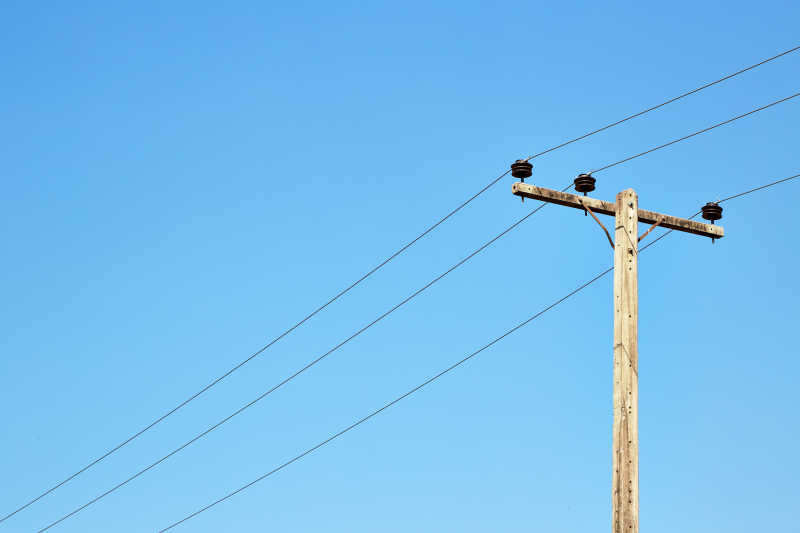
#> input picture PJ-regression/L8/学森课程-机器视觉-2-code/CV2_Code/fig/line1.jpg, 800 x 533 px
$ python houghline.py
#> lines starting #> are read from the running program, lines starting #| are printed output that depends on the picture; after the words box and inside, x2 and y2 are one past the last pixel; in counts of white or black regions, pixels touching at a corner belong together
import cv2
import numpy as np
import os
from os import path

img_dir = "./fig" # 读取图像路径
save_dir = "./result" # 保存图像路径
os.makedirs(save_dir, exist_ok="True")


image_name = "line1.jpg" # 读取图像名称，默认会同名保存到save路径中，可以按照需求自己修改
img = cv2.imread(path.join(img_dir,image_name))
#> img is the input picture: shape (533, 800, 3); mean B, G, R 238.5, 190.2, 120.2

gray = cv2.cvtColor(img, cv2.COLOR_BGR2GRAY) #将图像转换为灰度图像
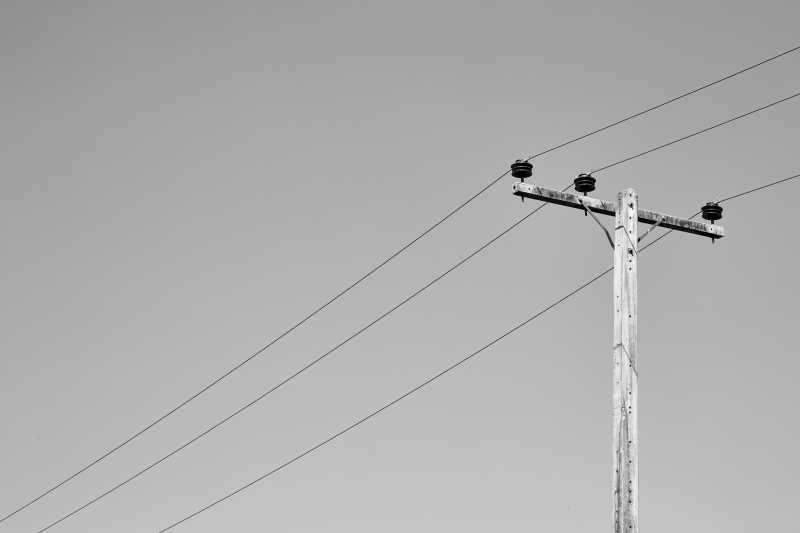
#> gray: shape (533, 800); min 0, max 252, mean 174.8
cv2.imshow("gray",gray)
cv2.waitKey(0)

image=cv2.GaussianBlur(gray,(25,25),2) #高斯滤波降噪
#cv2.imshow("gaussian",image)
cv2.waitKey(0)

edges = cv2.Canny(gray, 100, 200, apertureSize=3)  #利用Canny进行边缘检测
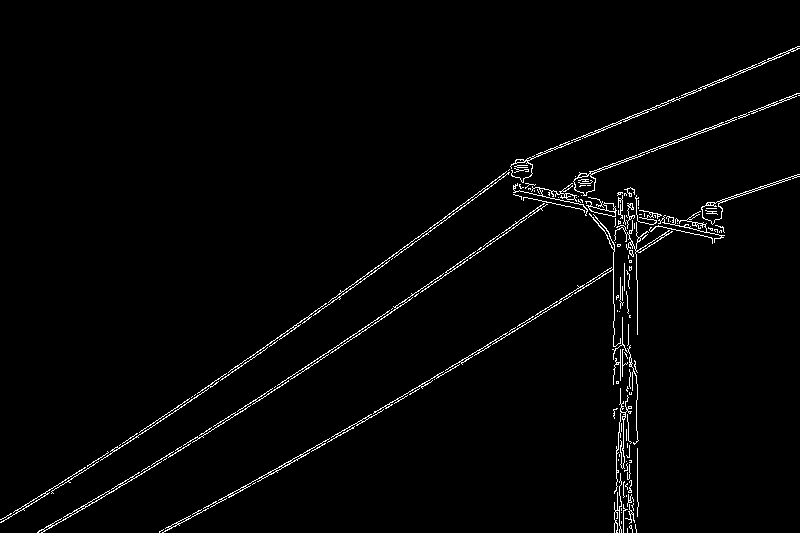
#> edges: shape (533, 800); 1.9% white in thin lines or dots
cv2.imshow("edge",edges)
cv2.waitKey(0)

#*******************************************************************************
lines = cv2.HoughLinesP(edges, 1, np.pi/180, threshold=150,  minLineLength=100, maxLineGap=10)  #自动检测可能的直线，返回的是一条条线段 x1, y1, x2, y2
#> lines = [[177, 407, 396, 253], [325, 441, 566, 296], [166, 456, 377, 319], [260, 353, 532, 156], [418, 291, 590, 171], [279, 387, 463, 263], [600, 129, 793, 48], [233, 495, 455, 367], [245, 486, 351, 425], [101, 498, 274, 390], [367, 273, 499, 177]]
#推荐取值：
#threshold:50-150
#minLineLength: n*10
#maxLineGap：n*10
#*******************************************************************************

for line in lines:
    x1, y1, x2, y2 = line[0]
    cv2.line(img, (x1, y1), (x2, y2), (0, 0, 255), 2)
#> this loop made 11 passes
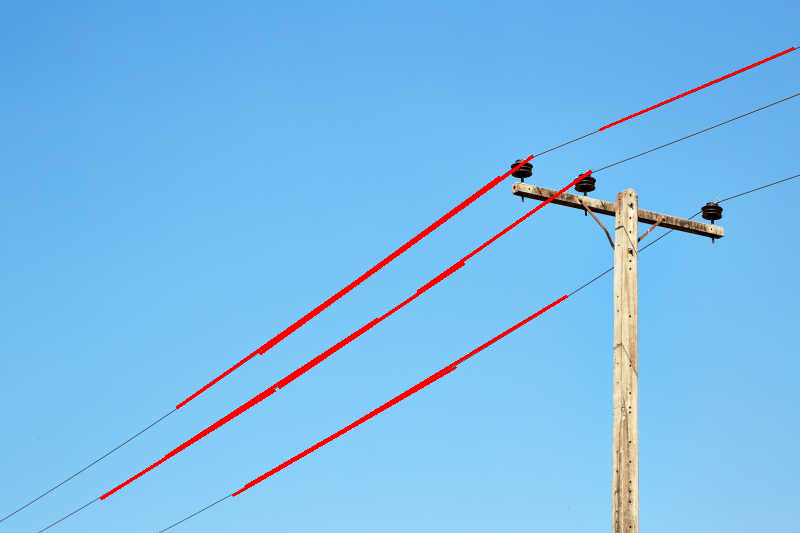
#> img: shape (533, 800, 3); 1.67% of pixels changed, all inside (x1, y1, x2, y2) = (100, 47, 795, 500)

# [13 lines of commented-out code are left out]


cv2.imshow('img', img)
cv2.imwrite(path.join(save_dir,image_name), img)
cv2.waitKey(0)
cv2.destroyAllWindows()

$ run again, with PJ-regression/L8/学森课程-机器视觉-2-code/CV2_Code/fig/line2.jpg copied over PJ-regression/L8/学森课程-机器视觉-2-code/CV2_Code/fig/line1.jpg
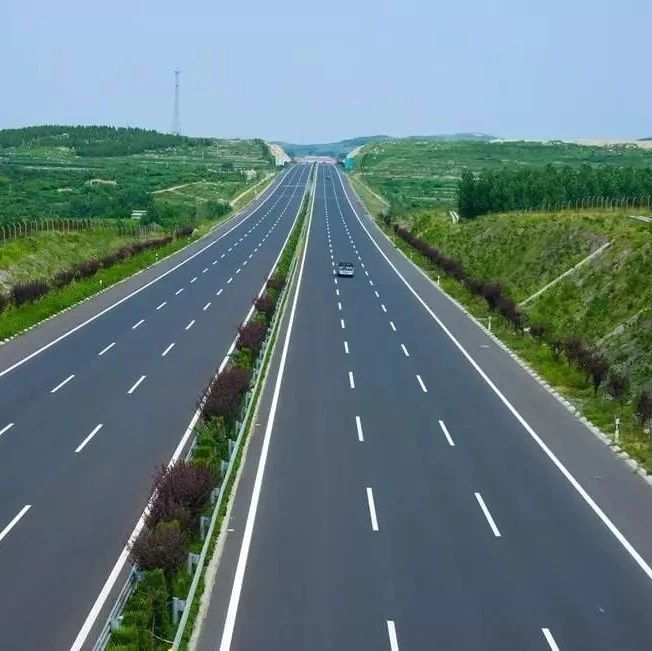
#> input picture PJ-regression/L8/学森课程-机器视觉-2-code/CV2_Code/fig/line2.jpg, 652 x 651 px
#> img is the input picture: shape (651, 652, 3); mean B, G, R 126.6, 123.5, 100.7
#> `edges = cv2.Canny(gray, 100, 200, apertureSize=3)`:
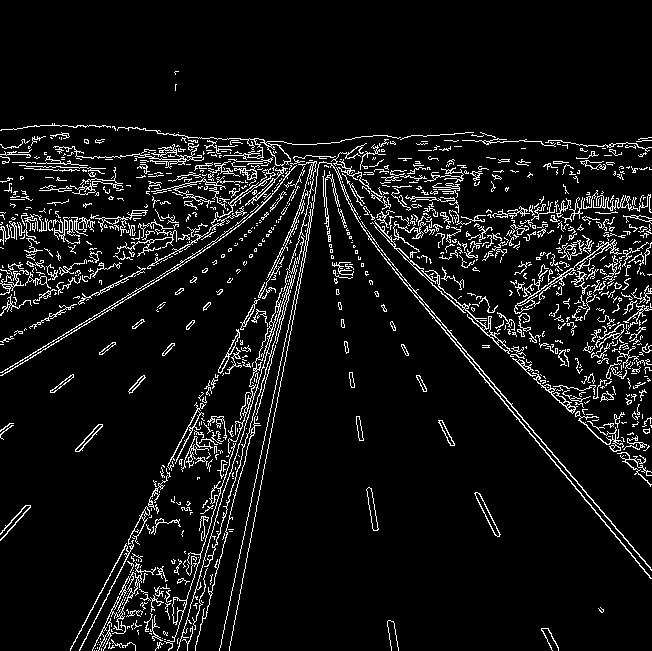
#> edges: shape (651, 652); 7.3% white in thin lines or dots, all inside (x1, y1, x2, y2) = (0, 71, 652, 651)
#> lines = 37 rows, first 6: [387, 262, 649, 575], [70, 648, 316, 185], [229, 646, 312, 215], [79, 650, 288, 240], [219, 650, 306, 237], [381, 250, 559, 462]
#> the loop `for line in lines:` made 37 passes
#> after the loop `for line in lines:`:
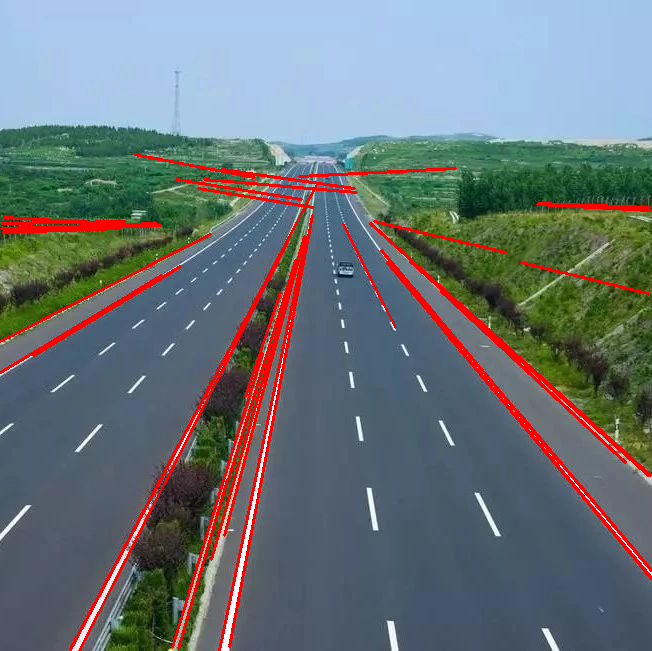
#> img: shape (651, 652, 3); 5.1% of pixels changed, all inside (x1, y1, x2, y2) = (0, 153, 652, 651)
